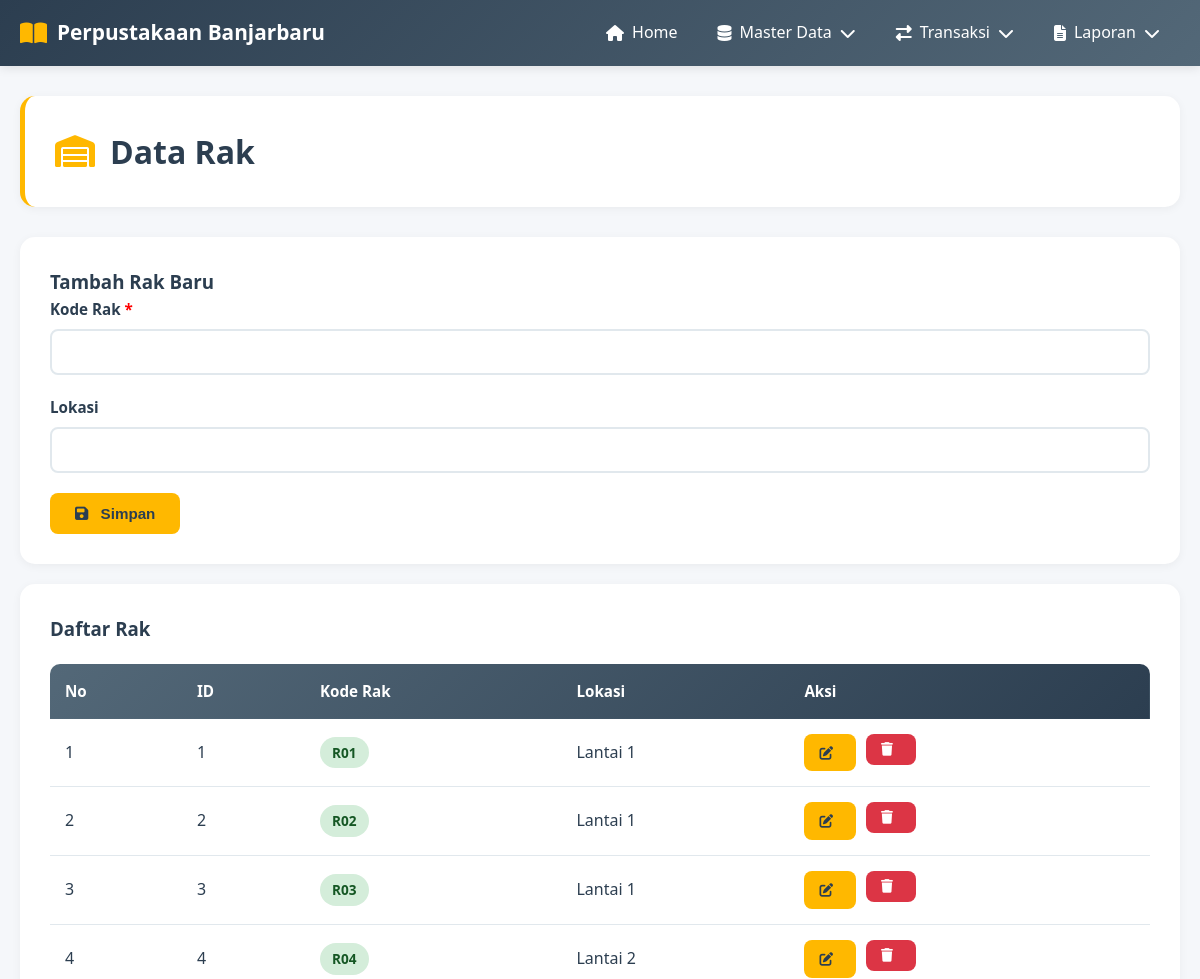
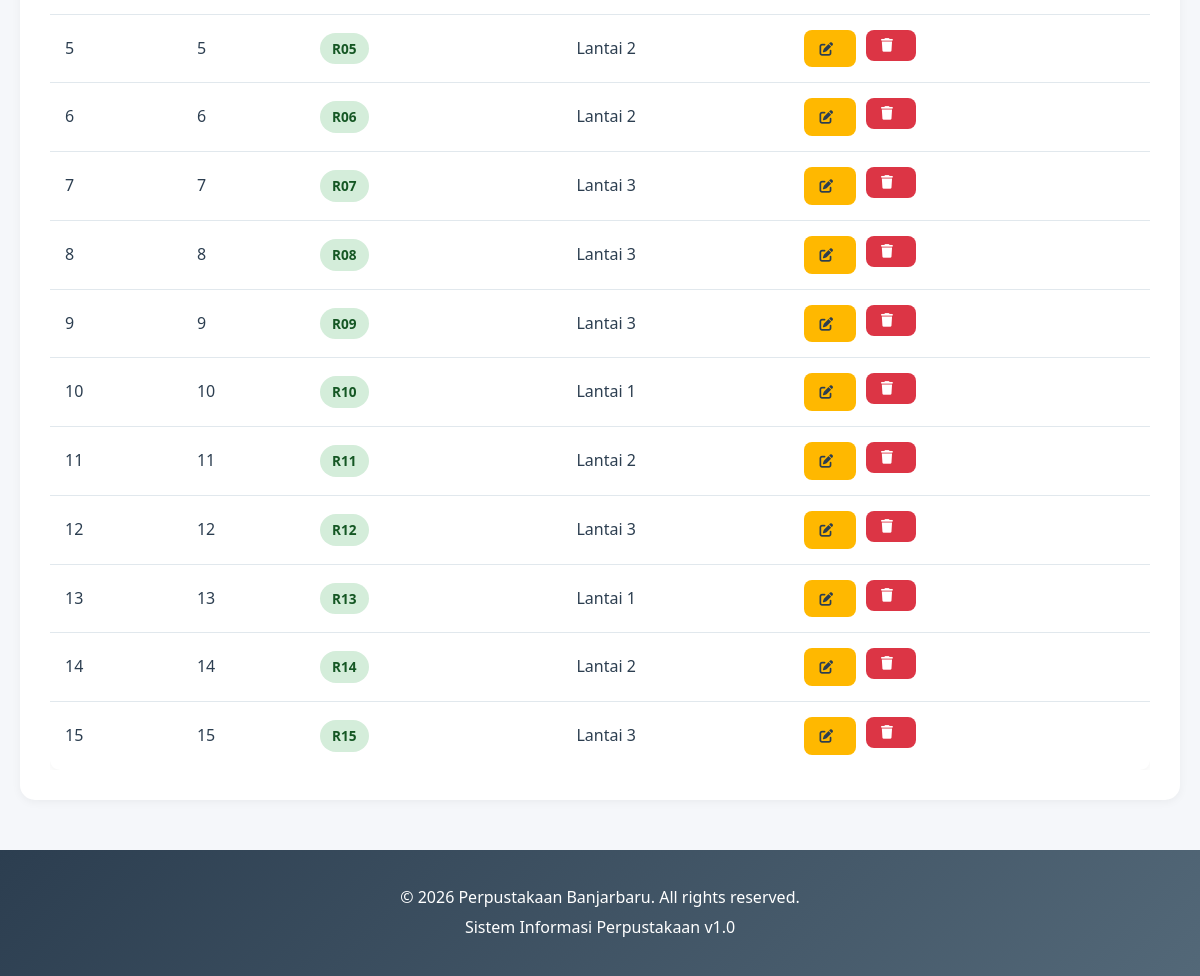
The app's page /modules/master/rak.php with its own data (2 pictures, top to bottom).
### tables this page shows
CREATE TABLE `rak` (
  `id_rak` int(11) NOT NULL,
  `kode_rak` varchar(20) NOT NULL,
  `lokasi` varchar(50) NOT NULL
);

### config/database.php (called while the page is built, shortened)
<?php
$conn = mysqli_connect(DB_HOST, DB_USER, DB_PASS, DB_NAME);
mysqli_set_charset($conn, "utf8");
function query($sql) {
    global $conn;
    return mysqli_query($conn, $sql);
}
function fetchAll($result) {
    $data = [];
    while ($row = mysqli_fetch_assoc($result)) {
        $data[] = $row;
    }
    return $data;
}
?>

### modules/master/rak.php (the view, shortened to what this page needs)
<?php
include '../../includes/header.php';
$edit_data = null;
$data = fetchAll(query("SELECT * FROM rak ORDER BY kode_rak"));
?>
<div class="container">
    <div class="page-header">
        <h2><i class="fas fa-warehouse"></i> Data Rak</h2>
    </div>
    <div class="content-box">
        <h3><?php echo $edit_data ? 'Edit Rak' : 'Tambah Rak Baru'; ?></h3>
        <form method="POST">
            <div class="form-group">
                <label>Kode Rak <span style="color: red;">*</span></label>
                <input type="text" name="kode_rak" class="form-control" required
                       value="<?php echo $edit_data ? $edit_data['kode_rak'] : ''; ?>">
            </div>
            <div class="form-group">
                <label>Lokasi</label>
                <input type="text" name="lokasi" class="form-control"
                       value="<?php echo $edit_data ? $edit_data['lokasi'] : ''; ?>">
            </div>
            <div class="flex gap-10">
                <button type="submit" class="btn btn-primary">
                    <i class="fas fa-save"></i> <?php echo $edit_data ? 'Update' : 'Simpan'; ?>
                </button>
            </div>
        </form>
    </div>
    <div class="content-box mt-20">
        <h3>Daftar Rak</h3>
        <div class="table-container">
            <table>
                <thead>
                    <tr>
                        <th>No</th>
                        <th>ID</th>
                        <th>Kode Rak</th>
                        <th>Lokasi</th>
                        <th>Aksi</th>
                    </tr>
                </thead>
                <tbody>
                    <?php $no = 1; foreach ($data as $row): ?>
                        <tr>
                            <td><?php echo $no++; ?></td>
                            <td><?php echo $row['id_rak']; ?></td>
                            <td><span class="badge badge-success"><?php echo $row['kode_rak']; ?></span></td>
                            <td><?php echo $row['lokasi']; ?></td>
                            <td>
                                <div class="action-buttons">
                                    <a href="?edit=<?php echo $row['id_rak']; ?>" class="btn btn-sm btn-primary">
                                        <i class="fas fa-edit"></i>
                                    </a>
                                    <form method="POST" style="display: inline;" onsubmit="return confirmDelete()">
                                        <button type="submit" class="btn btn-sm btn-danger">
                                            <i class="fas fa-trash"></i>
                                        </button>
                                    </form>
                                </div>
                            </td>
                        </tr>
                    <?php endforeach; ?>
                </tbody>
            </table>
        </div>
    </div>
</div>
<?php include '../../includes/footer.php'; ?>

### css/style.css (style rules this page uses)
* { margin: 0; padding: 0; box-sizing: border-box; }
:root { --primary-color: #FFB800; --secondary-color: #536878; --dark-blue: #2C3E50; --light-gray: #F5F7FA; --white: #FFFFFF; --text-dark: #2C3E50; --border-color: #E1E8ED; --success: #28A745; --danger: #DC3545; --warning: #FFC107; }
body { font-family: 'Segoe UI', Tahoma, Geneva, Verdana, sans-serif; background-color: var(--light-gray); color: var(--text-dark); line-height: 1.6; }
.container { max-width: 1400px; margin: 30px auto; padding: 0 20px; }
.page-header { background: var(--white); padding: 30px; border-radius: 15px; margin-bottom: 30px; box-shadow: 0 2px 10px rgba(0,0,0,0.05); border-left: 5px solid var(--primary-color); }
.page-header h2 { color: var(--dark-blue); font-size: 2rem; display: flex; align-items: center; gap: 15px; }
.page-header h2 i { color: var(--primary-color); }
.content-box { background: var(--white); padding: 30px; border-radius: 15px; box-shadow: 0 2px 10px rgba(0,0,0,0.05); }
.btn { display: inline-block; padding: 12px 25px; border: none; border-radius: 8px; cursor: pointer; text-decoration: none; font-weight: 600; transition: all 0.3s; font-size: 0.95rem; }
.btn i { margin-right: 8px; }
.btn-primary { background-color: var(--primary-color); color: var(--dark-blue); }
.btn-danger { background-color: var(--danger); color: var(--white); }
.btn-sm { padding: 8px 15px; font-size: 0.85rem; }
.table-container { overflow-x: auto; margin-top: 20px; }
table { width: 100%; border-collapse: collapse; background: var(--white); box-shadow: 0 2px 8px rgba(0,0,0,0.05); border-radius: 10px; overflow: hidden; }
thead { background: linear-gradient(135deg, var(--secondary-color), var(--dark-blue)); color: var(--white); }
thead th { padding: 15px; text-align: left; font-weight: 600; font-size: 0.95rem; }
tbody td { padding: 15px; border-bottom: 1px solid var(--border-color); }
tbody tr:last-child td { border-bottom: none; }
.form-group { margin-bottom: 20px; }
.form-group label { display: block; margin-bottom: 8px; color: var(--dark-blue); font-weight: 600; font-size: 0.95rem; }
.form-control { width: 100%; padding: 12px 15px; border: 2px solid var(--border-color); border-radius: 8px; font-size: 1rem; transition: all 0.3s; }
.action-buttons { display: flex; gap: 10px; }
.mt-20 { margin-top: 20px; }
.flex { display: flex; }
.gap-10 { gap: 10px; }
.badge { display: inline-block; padding: 5px 12px; border-radius: 20px; font-size: 0.85rem; font-weight: 600; }
.badge-success { background-color: #D4EDDA; color: #155724; }

### records on screen
rak: id_rak "1", kode_rak "R01", lokasi "Lantai 1"
rak: id_rak "2", kode_rak "R02", lokasi "Lantai 1"
rak: id_rak "3", kode_rak "R03", lokasi "Lantai 1"
rak: id_rak "4", kode_rak "R04", lokasi "Lantai 2"
rak: id_rak "5", kode_rak "R05", lokasi "Lantai 2"
rak: id_rak "6", kode_rak "R06", lokasi "Lantai 2"
rak: id_rak "7", kode_rak "R07", lokasi "Lantai 3"
rak: id_rak "8", kode_rak "R08", lokasi "Lantai 3"
rak: id_rak "9", kode_rak "R09", lokasi "Lantai 3"
rak: id_rak "10", kode_rak "R10", lokasi "Lantai 1"
rak: id_rak "11", kode_rak "R11", lokasi "Lantai 2"
rak: id_rak "12", kode_rak "R12", lokasi "Lantai 3"
rak: id_rak "13", kode_rak "R13", lokasi "Lantai 1"
rak: id_rak "14", kode_rak "R14", lokasi "Lantai 2"
rak: id_rak "15", kode_rak "R15", lokasi "Lantai 3"
